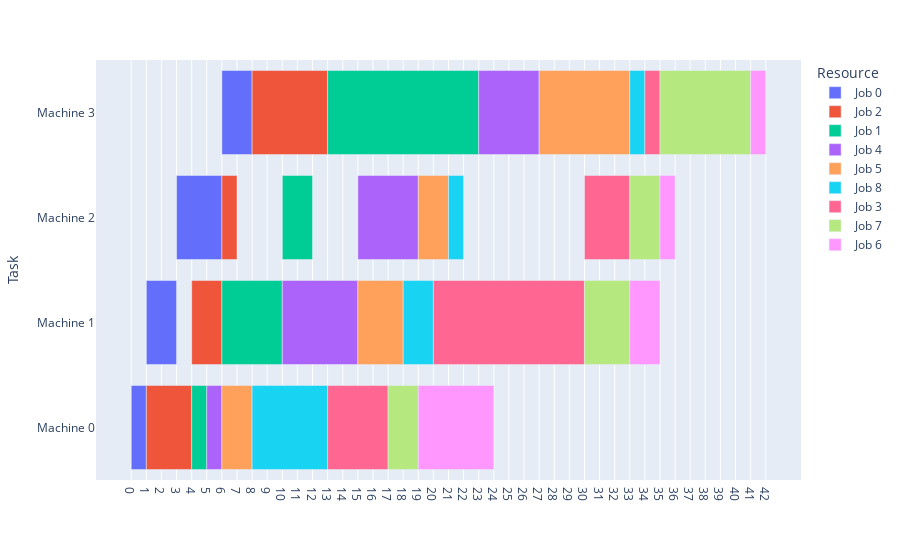

Notebook source saved alongside this figure:
### Code cell
import plotly.figure_factory as ff
from datetime import datetime
import numpy as np
import plotly.express as px
instance4 = Instance(
    np.array([
        [1,2,3,2],
        [1,4,2,10],
        [3,2,1,5],
        [4,10,3,1],
        [1,5,4,4],
        [2,3,2,6],
        [5,2,1,1],
        [2,3,2,6],
        [5,2,1,1],
    ], dtype=np.int64)
)
results = branch_and_bound.get_results(instance4,search_strategy=branch_and_bound.DEPTH_FIRST_SEARCH,use_heuristique_init=True,log=False)
print(results)
res = instance4.get_chart_data(results)

fig = px.timeline(res['df'], x_start="Start", x_end="Finish", y="Task", color="Resource")
fig.layout.xaxis.update({
        'tickvals' : res['date_ticks'],
        'ticktext' : res['num_tick_labels']
        })
fig.show()

### Figure 1 — Plotly figure (JSON) as saved in the notebook; plotly's stock layout.template omitted (floating-point values rounded to 4 significant figures)
{"data": [{"alignmentgroup": "True", "base": ["1971-01-01", "1971-01-02", "1971-01-04", "1971-01-07"], "hovertemplate": "Resource=Job 0<br>Start=%{base}<br>Finish=%{x}<br>Task=%{y}<extra></extra>", "legendgroup": "Job 0", "marker": {"color": "#636efa"}, "name": "Job 0", "offsetgroup": "Job 0", "orientation": "h", "showlegend": true, "textposition": "auto", "type": "bar", "x": [86400000, 172800000, 259200000, 172800000], "xaxis": "x", "y": ["Machine 0", "Machine 1", "Machine 2", "Machine 3"], "yaxis": "y"}, {"alignmentgroup": "True", "base": ["1971-01-02", "1971-01-05", "1971-01-07", "1971-01-09"], "hovertemplate": "Resource=Job 2<br>Start=%{base}<br>Finish=%{x}<br>Task=%{y}<extra></extra>", "legendgroup": "Job 2", "marker": {"color": "#EF553B"}, "name": "Job 2", "offsetgroup": "Job 2", "orientation": "h", "showlegend": true, "textposition": "auto", "type": "bar", "x": [259200000, 172800000, 86400000, 432000000], "xaxis": "x", "y": ["Machine 0", "Machine 1", "Machine 2", "Machine 3"], "yaxis": "y"}, {"alignmentgroup": "True", "base": ["1971-01-05", "1971-01-07", "1971-01-11", "1971-01-14"], "hovertemplate": "Resource=Job 1<br>Start=%{base}<br>Finish=%{x}<br>Task=%{y}<extra></extra>", "legendgroup": "Job 1", "marker": {"color": "#00cc96"}, "name": "Job 1", "offsetgroup": "Job 1", "orientation": "h", "showlegend": true, "textposition": "auto", "type": "bar", "x": [86400000, 345600000, 172800000, 864000000], "xaxis": "x", "y": ["Machine 0", "Machine 1", "Machine 2", "Machine 3"], "yaxis": "y"}, {"alignmentgroup": "True", "base": ["1971-01-06", "1971-01-11", "1971-01-16", "1971-01-24"], "hovertemplate": "Resource=Job 4<br>Start=%{base}<br>Finish=%{x}<br>Task=%{y}<extra></extra>", "legendgroup": "Job 4", "marker": {"color": "#ab63fa"}, "name": "Job 4", "offsetgroup": "Job 4", "orientation": "h", "showlegend": true, "textposition": "auto", "type": "bar", "x": [86400000, 432000000, 345600000, 345600000], "xaxis": "x", "y": ["Machine 0", "Machine 1", "Machine 2", "Machine 3"], "yaxis": "y"}, {"alignmentgroup": "True", "base": ["1971-01-07", "1971-01-16", "1971-01-20", "1971-01-28"], "hovertemplate": "Resource=Job 5<br>Start=%{base}<br>Finish=%{x}<br>Task=%{y}<extra></extra>", "legendgroup": "Job 5", "marker": {"color": "#FFA15A"}, "name": "Job 5", "offsetgroup": "Job 5", "orientation": "h", "showlegend": true, "textposition": "auto", "type": "bar", "x": [172800000, 259200000, 172800000, 518400000], "xaxis": "x", "y": ["Machine 0", "Machine 1", "Machine 2", "Machine 3"], "yaxis": "y"}, {"alignmentgroup": "True", "base": ["1971-01-09", "1971-01-19", "1971-01-22", "1971-02-03"], "hovertemplate": "Resource=Job 8<br>Start=%{base}<br>Finish=%{x}<br>Task=%{y}<extra></extra>", "legendgroup": "Job 8", "marker": {"color": "#19d3f3"}, "name": "Job 8", "offsetgroup": "Job 8", "orientation": "h", "showlegend": true, "textposition": "auto", "type": "bar", "x": [432000000, 172800000, 86400000, 86400000], "xaxis": "x", "y": ["Machine 0", "Machine 1", "Machine 2", "Machine 3"], "yaxis": "y"}, {"alignmentgroup": "True", "base": ["1971-01-14", "1971-01-21", "1971-01-31", "1971-02-04"], "hovertemplate": "Resource=Job 3<br>Start=%{base}<br>Finish=%{x}<br>Task=%{y}<extra></extra>", "legendgroup": "Job 3", "marker": {"color": "#FF6692"}, "name": "Job 3", "offsetgroup": "Job 3", "orientation": "h", "showlegend": true, "textposition": "auto", "type": "bar", "x": [345600000, 864000000, 259200000, 86400000], "xaxis": "x", "y": ["Machine 0", "Machine 1", "Machine 2", "Machine 3"], "yaxis": "y"}, {"alignmentgroup": "True", "base": ["1971-01-18", "1971-01-31", "1971-02-03", "1971-02-05"], "hovertemplate": "Resource=Job 7<br>Start=%{base}<br>Finish=%{x}<br>Task=%{y}<extra></extra>", "legendgroup": "Job 7", "marker": {"color": "#B6E880"}, "name": "Job 7", "offsetgroup": "Job 7", "orientation": "h", "showlegend": true, "textposition": "auto", "type": "bar", "x": [172800000, 259200000, 172800000, 518400000], "xaxis": "x", "y": ["Machine 0", "Machine 1", "Machine 2", "Machine 3"], "yaxis": "y"}, {"alignmentgroup": "True", "base": ["1971-01-20", "1971-02-03", "1971-02-05", "1971-02-11"], "hovertemplate": "Resource=Job 6<br>Start=%{base}<br>Finish=%{x}<br>Task=%{y}<extra></extra>", "legendgroup": "Job 6", "marker": {"color": "#FF97FF"}, "name": "Job 6", "offsetgroup": "Job 6", "orientation": "h", "showlegend": true, "textposition": "auto", "type": "bar", "x": [432000000, 172800000, 86400000, 86400000], "xaxis": "x", "y": ["Machine 0", "Machine 1", "Machine 2", "Machine 3"], "yaxis": "y"}], "layout": {"barmode": "overlay", "legend": {"title": {"text": "Resource"}, "tracegroupgap": 0}, "margin": {"t": 60}, "xaxis": {"anchor": "y", "domain": [0, 1], "ticktext": [0, 1, 2, 3, 4, 5, 6, 7, 8, 9, 10, 11, 12, 13, 14, 15, 16, 17, 18, 19, 20, 21, 22, 23, 24, 25, 26, 27, 28, 29, 30, 31, 32, 33, 34, 35, 36, 37, 38, 39, 40, 41, 42], "tickvals": ["1971-01-01", "1971-01-02", "1971-01-03", "1971-01-04", "1971-01-05", "1971-01-06", "1971-01-07", "1971-01-08", "1971-01-09", "1971-01-10", "1971-01-11", "1971-01-12", "1971-01-13", "1971-01-14", "1971-01-15", "1971-01-16", "1971-01-17", "1971-01-18", "1971-01-19", "1971-01-20", "1971-01-21", "1971-01-22", "1971-01-23", "1971-01-24", "1971-01-25", "1971-01-26", "1971-01-27", "1971-01-28", "1971-01-29", "1971-01-30", "1971-01-31", "1971-02-01", "1971-02-02", "1971-02-03", "1971-02-04", "1971-02-05", "1971-02-06", "1971-02-07", "1971-02-08", "1971-02-09", "1971-02-10", "1971-02-11", "1971-02-12"], "type": "date"}, "yaxis": {"anchor": "x", "domain": [0, 1], "title": {"text": "Task"}}}}
